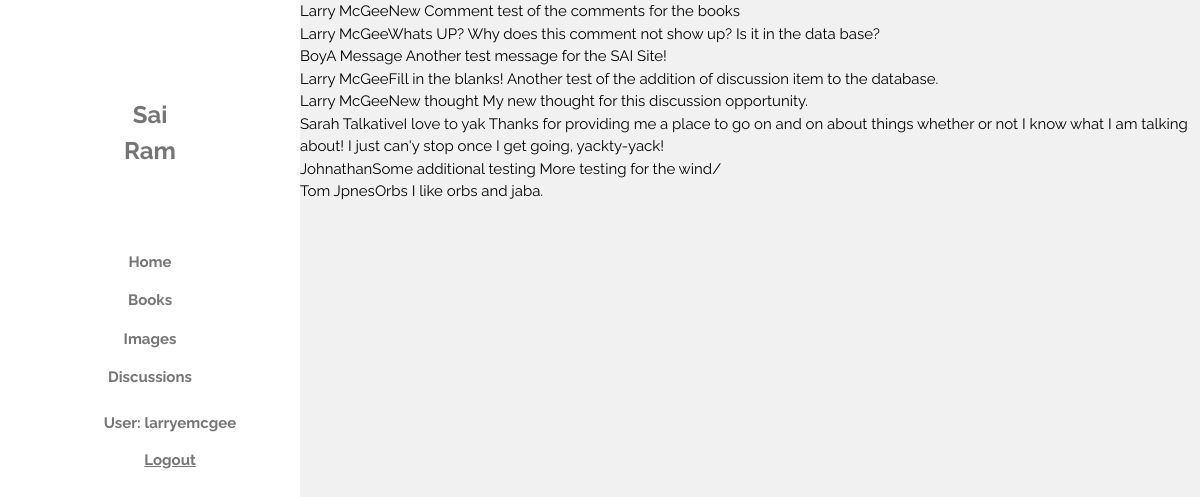
The page /displaybooks/discussion_list/ (signed in) on the database its author committed.
### displaybooks/models.py (models this page shows, shortened)
class Discussion(models.Model):
    name = models.CharField(max_length=200)
    subject = models.CharField(max_length=200, default="")
    email = models.EmailField()
    discussion = models.TextField(max_length=2000, help_text='Enter your comments here')
    approved = models.BooleanField(default=False)
    datecreated = models.DateField(default=datetime.now())
    dateapproved = models.DateField(null=True)
    class Meta:
        ordering = ["-datecreated"]

### displaybooks/views.py (the view)
# urls.py: path('discussion_list/', views.discussion_list, name='discussions'),
def discussion_list(request):
    discussions = Discussion.objects.all()
    return render(request, 'displaybooks/discussion_list.html', {'discussions': discussions})

### displaybooks/templates/displaybooks/discussion_list.html (shortened to what this page needs)
{% extends "layout1.html" %}
{% load comments %}
{% block lowercontent %}
<tbody>
        {%  for discussion in discussions %}
        <div class="w3-table">
        <tr class="w3-table-all" <td>   {{       discussion.name }}</td><th class="w3-th">{{ discussion.subject }}</th><td> {{discussion.discussion}} </td></tr>
        {% endfor %}
    </div>
</tbody>
 {% endblock %}

### displaybooks/templates/layout1.html (shortened to what this page needs)
{% load static from staticfiles %}
<!doctype html>
<html>
    <head>
        <link rel="stylesheet" href="{% static 'css/layout.css' %}">
        <link rel="stylesheet" href="{% static 'css/w3.css' %}">
        </head>
<body class="w3-light-grey w3-content" style="max-width:1600px">
{% block static %}
<nav class="w3-sidebar w3-bar-block w3-white w3-animate-left w3-text-grey w3-collapse w3-top w3-center" style="z-index:3;width:300px;font-weight:bold" id="mySidebar"><br>
		  <h3 class="w3-padding-64 w3-center"><b>Sai<br>Ram</b></h3>
		  <a href="{% url 'displaybooks:home' %}" onclick="w3_close()" class="w3-bar-item w3-button">Home</a>
		  <a href="{% url 'displaybooks:list' %}" onclick="w3_close()" class="w3-bar-item w3-button">Books</a>
		  <a href="{% url 'displaybooks:image' %}" onclick="w3_close()" class="w3-bar-item w3-button">Images</a>
		  <a href="{% url 'displaybooks:discussion' %}" onclick="w3_close()" class="w3-bar-item w3-button">Discussions</a>
          {% if user.is_authenticated %}
          <ul>User: {{ user.get_username }}</ul>
          <ul><a href="{% url 'logout'%}?next={{request.path}}">Logout</a></ul>
          {% else %}
          <ul><a href="{% url 'login'%}?next={{request.path}}">Login<p>to post comments</p></a></ul>
          {% endif %}
</nav>
<div class="w3-main" style="margin-left:300px">
{% endblock static %}
{% block lowercontent %}{% endblock lowercontent%}
    </body>
</html>

### displaybooks/static/css/layout.css (style rules this page uses)
html { box-sizing: border-box; }
*, *::after, *::before { box-sizing: inherit; }

### displaybooks/static/css/w3.css (style rules this page uses)
*,*:before,*:after { box-sizing:inherit }
html { -ms-text-size-adjust:100%;-webkit-text-size-adjust:100% }
body { margin:0 }
article,aside,details,figcaption,figure,footer,header,main,menu,nav,section,summary { display:block }
a { background-color:transparent;-webkit-text-decoration-skip:objects }
html,body { font-family:Verdana,sans-serif;font-size:15px;line-height:1.5 }
html { overflow-x:hidden }
h3 { font-size:24px }
h1,h2,h3,h4,h5,h6 { font-family:"Segoe UI",Arial,sans-serif;font-weight:400;margin:10px 0 }
a { color:inherit }
.w3-table,.w3-table-all { border-collapse:collapse;border-spacing:0;width:100%;display:table }
.w3-btn,.w3-button { border:none;display:inline-block;padding:8px 16px;vertical-align:middle;overflow:hidden;text-decoration:none;color:inherit;background-color:inherit;text-align:center;cursor:pointer;white-space:nowrap }
.w3-btn,.w3-button { -webkit-touch-callout:none;-webkit-user-select:none;-khtml-user-select:none;-moz-user-select:none;-ms-user-select:none;user-select:none }
.w3-sidebar { height:100%;width:200px;background-color:#fff;position:fixed!important;z-index:1;overflow:auto }
.w3-main,#main { transition:margin-left .4s }
.w3-bar-block .w3-bar-item { width:100%;display:block;padding:8px 16px;text-align:left;border:none;white-space:normal;float:none;outline:0 }
.w3-bar-block.w3-center .w3-bar-item { text-align:center }
.w3-content { max-width:980px;margin:auto }
@media (min-width:993px) { .w3-sidebar.w3-collapse { display:block!important } }
.w3-top,.w3-bottom { position:fixed;width:100%;z-index:1 }
.w3-top { top:0 }
.w3-animate-left { position:relative;animation:animateleft 0.4s }
.w3-center { text-align:center!important }
.w3-padding-64 { padding-top:64px!important;padding-bottom:64px!important }
.w3-white,.w3-hover-white:hover { color:#000!important;background-color:#fff!important }
.w3-light-grey,.w3-hover-light-grey:hover,.w3-light-gray,.w3-hover-light-gray:hover { color:#000!important;background-color:#f1f1f1!important }
.w3-text-grey,.w3-hover-text-grey:hover,.w3-text-gray,.w3-hover-text-gray:hover { color:#757575!important }

### displaybooks/templates/layout1.html (style rules this page uses)
body,h1,h2,h3,h4,h5 { font-family: "Raleway", sans-serif }

### rows shown on the page
Discussion: name "Larry McGee", subject "New Comment", discussion "test of the comments for the books"
Discussion: name "Larry McGee", subject "Whats UP?", discussion "Why does this comment not show up? Is it in the data base?"
Discussion: name "Boy", subject "A Message", discussion "Another test message for the SAI Site!"
Discussion: name "Larry McGee", subject "Fill in the blanks!", discussion "Another test of the addition of discussion item to the database."
Discussion: name "Larry McGee", subject "New thought", discussion "My new thought for this discussion opportunity."
Discussion: name "Sarah Talkative", subject "I love to yak", discussion "Thanks for providing me a place to go on and on about things whether or not I know what I am talking about! I just can'y stop once I get going, yackty-yack!"
Discussion: name "Johnathan", subject "Some additional testing", discussion "More testing for the wind/"
Discussion: name "Tom Jpnes", subject "Orbs", discussion "I like orbs and jaba."

### other values the page prints
{{ user.get_username }} "larryemcgee"
